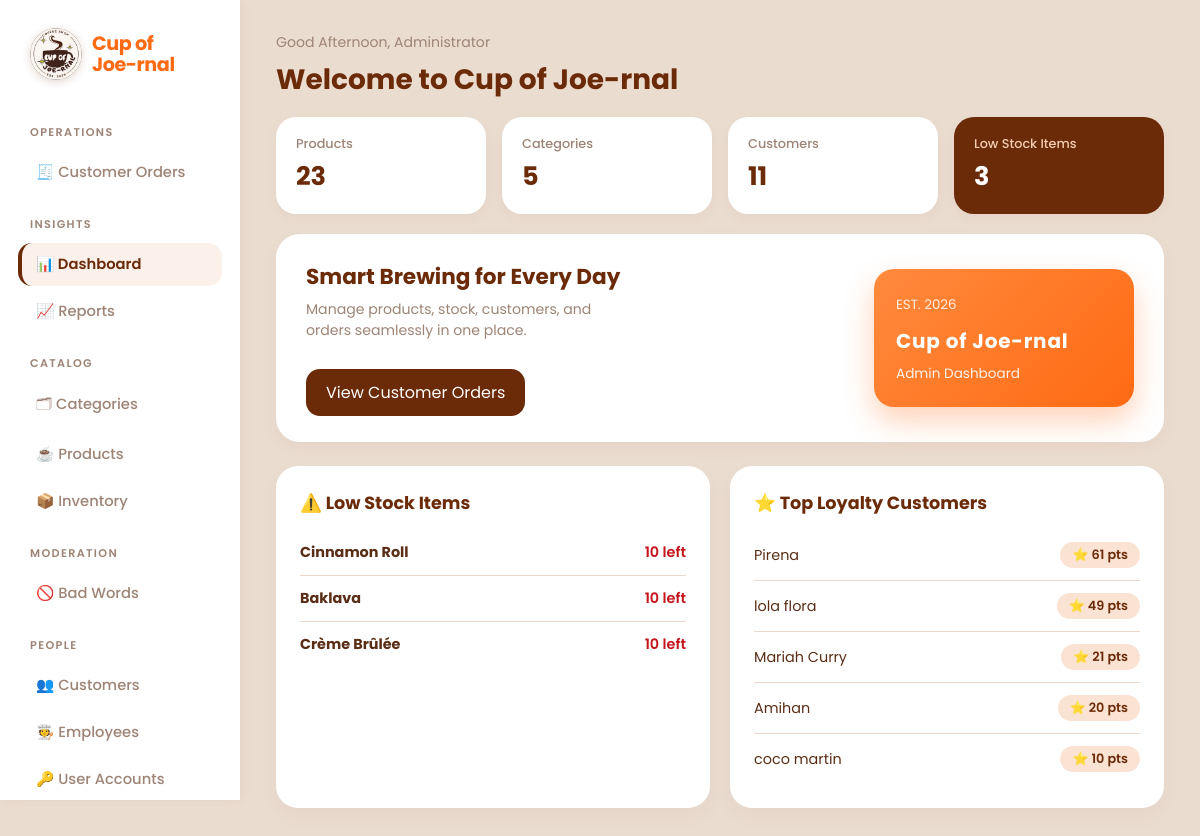
/admin/index.php (signed in), run on the app's committed database.
### tables this page shows
CREATE TABLE `products` (
  `product_id` int(11) NOT NULL,
  `product_name` varchar(100) NOT NULL,
  `price` decimal(10,2) NOT NULL,
  `stock_quantity` int(11) NOT NULL DEFAULT 0,
  `category_id` int(11) NOT NULL
);

CREATE TABLE `customers` (
  `customer_id` int(11) NOT NULL,
  `customer_name` varchar(100) NOT NULL,
  `loyalty_points` int(11) NOT NULL DEFAULT 0,
  `email` varchar(100) DEFAULT NULL,
  `phone` varchar(20) DEFAULT NULL,
  `photo` varchar(255) DEFAULT NULL
);

### admin/index.php (the view, shortened to what this page needs)
<?php
include('../includes/config.php');
include('../includes/adminHeader.php');
$e = fn($s) => htmlspecialchars((string)$s, ENT_QUOTES);
$count_products = mysqli_fetch_row(mysqli_query($conn, "SELECT COUNT(*) FROM products"))[0] ?? 0;
$count_cats     = mysqli_fetch_row(mysqli_query($conn, "SELECT COUNT(*) FROM categories"))[0] ?? 0;
$count_custs    = mysqli_fetch_row(mysqli_query($conn, "SELECT COUNT(*) FROM customers"))[0] ?? 0;
$count_lowstock = mysqli_fetch_row(mysqli_query($conn, "SELECT COUNT(*) FROM products WHERE stock_quantity <= 10"))[0] ?? 0;
$low_stock_query = mysqli_query($conn, "SELECT product_name, stock_quantity FROM products WHERE stock_quantity <= 10 ORDER BY stock_quantity ASC LIMIT 5");
$loyalty_query = mysqli_query($conn, "SELECT customer_name, loyalty_points FROM customers ORDER BY loyalty_points DESC LIMIT 5");
?>
<div class="sub" style="margin-bottom:6px;">Good Afternoon, <?= $e($_SESSION['username'] ?? 'Administrator') ?></div>
<h2>Welcome to Cup of Joe-rnal</h2>
<div class="stats">
    <div class="stat">
        <small>Products</small>
        <div class="num"><?= (int)$count_products ?></div>
    </div>
    <div class="stat">
        <small>Categories</small>
        <div class="num"><?= (int)$count_cats ?></div>
    </div>
    <div class="stat">
        <small>Customers</small>
        <div class="num"><?= (int)$count_custs ?></div>
    </div>
    <div class="stat dark">
        <small>Low Stock Items</small>
        <div class="num"><?= (int)$count_lowstock ?></div>
    </div>
</div>
<div class="hero">
    <div>
        <h3>Smart Brewing for Every Day</h3>
        <p>Manage products, stock, customers, and orders seamlessly in one place.</p>
        <a href="orders.php" class="btn" style="margin-top:12px;">View Customer Orders</a>    </div>
    <div class="cup">
        <small style="opacity:0.85;">EST. 2026</small>
        <b>Cup of Joe-rnal</b>
        <span style="font-size:0.85rem;opacity:0.9;">Admin Dashboard</span>
    </div>
</div>
<div class="grid2">
    <div class="panel">
        <b>⚠️ Low Stock Items</b>
        <?php if (mysqli_num_rows($low_stock_query) > 0): ?>
            <?php while ($item = mysqli_fetch_assoc($low_stock_query)): ?>
                <div class="row">
                    <span><b><?= $e($item['product_name']) ?></b></span>
                    <span class="bad"><?= (int)$item['stock_quantity'] ?> left</span>
                </div>
            <?php endwhile; ?>
        <?php else: ?>
            <p class="sub" style="padding:10px 0;">All products are well stocked!</p>
        <?php endif; ?>
    </div>
    <div class="panel">
        <b>⭐ Top Loyalty Customers</b>
        <?php if (mysqli_num_rows($loyalty_query) > 0): ?>
            <?php while ($cust = mysqli_fetch_assoc($loyalty_query)): ?>
                <div class="row">
                    <span><?= $e($cust['customer_name']) ?></span>
                    <span class="pill">⭐ <?= (int)$cust['loyalty_points'] ?> pts</span>
                </div>
            <?php endwhile; ?>
        <?php else: ?>
            <p class="sub" style="padding:10px 0;">No loyalty customers recorded yet.</p>
        <?php endif; ?>
    </div>
</div>
<?php include('../includes/footer.php'); ?>

### includes/style/style.css (style rules this page uses)
* { box-sizing: border-box; }
:root { --ink: #5a2e16; --brown: #6b2a08; --orange: #ff6a13; --muted: #9e8476; --bg: #ebdcd0; --card: #ffffff; --line: #ebd8cb; --peach: #fcd5bd; --bad: #c4161c; --ok: #2d6a3e; }
body { margin: 0; font-family: 'Poppins', system-ui, -apple-system, sans-serif; color: var(--ink); background: #4a2411; }
.stats { display: grid; grid-template-columns: repeat(auto-fit, minmax(140px, 1fr)); gap: 16px; margin-bottom: 20px; }
.stat { background: #ffffff; border-radius: 20px; padding: 18px 20px; box-shadow: 0 4px 14px rgba(107, 42, 8, 0.04); }
.stat small { display: block; color: var(--muted); font-size: 0.8rem; font-weight: 500; margin-bottom: 4px; }
.stat .num { font-size: 1.6rem; font-weight: 700; color: var(--brown); }
.stat.dark { background: var(--brown); }
.stat.dark small { color: #f5cdb3; }
.stat.dark .num { color: #ffffff; }
.hero { background: #ffffff; border-radius: 24px; padding: 26px 30px; margin-bottom: 24px; display: flex; justify-content: space-between; align-items: center; gap: 20px; flex-wrap: wrap; box-shadow: 0 6px 18px rgba(107, 42, 8, 0.04); }
.hero h3 { font-size: 1.35rem; margin-bottom: 6px; }
.hero p { color: var(--muted); font-size: 0.88rem; margin: 0 0 16px; max-width: 36ch; }
.cup { background: linear-gradient(135deg, #ff8a3d, var(--orange)); color: #fff; border-radius: 20px; padding: 22px; min-width: 260px; box-shadow: 0 14px 30px rgba(255, 106, 19, 0.3); }
.cup b { display: block; font-size: 1.25rem; letter-spacing: 0.04em; margin: 10px 0 4px; }
.grid2 { display: grid; grid-template-columns: 1fr 1fr; gap: 20px; }
.panel { background: var(--card); border-radius: 22px; padding: 22px; box-shadow: 0 4px 14px rgba(107, 42, 8, 0.04); }
.panel > b { display: block; color: var(--brown); font-size: 1.05rem; margin-bottom: 14px; }
.row { display: flex; justify-content: space-between; align-items: center; padding: 12px 0; border-bottom: 1px solid var(--line); font-size: 0.9rem; }
.row:last-child { border: 0; }
.bad { color: var(--bad); font-weight: 600; }
.pill { display: inline-block; background: #fbe3d3; color: var(--brown); border-radius: 999px; padding: 4px 12px; font-size: 0.8rem; font-weight: 600; }
button, .btn { display: inline-flex; align-items: center; justify-content: center; font: 600 0.88rem inherit; background: var(--brown); color: #fff; border: 0; border-radius: 12px; padding: 10px 18px; cursor: pointer; text-decoration: none; transition: background 0.2s ease; }
h1, h2, h3 { color: var(--brown); margin: 0 0 16px; }
h2 { font-size: 1.75rem; font-weight: 700; }
.sub { color: var(--muted); font-size: 0.88rem; margin: 0; }
.panel, .card { background: var(--card); border-radius: 22px; padding: 24px; margin-bottom: 24px; box-shadow: 0 8px 20px rgba(107, 42, 8, 0.04); }
.panel > b { display: block; color: var(--brown); font-size: 1.1rem; margin-bottom: 14px; }
button, .btn { display: inline-flex; align-items: center; justify-content: center; font: 600 0.9rem inherit; background: var(--brown); color: #fff; border: 0; border-radius: 14px; padding: 11px 20px; cursor: pointer; text-decoration: none; transition: all 0.2s ease; }

### data on the page
products: product_name "Cinnamon Roll", stock_quantity "10"
products: product_name "Baklava", stock_quantity "10"
products: product_name "Crème Brûlée", stock_quantity "10"
customers: customer_name "Pirena", loyalty_points "61"
customers: customer_name "lola flora", loyalty_points "49"
customers: customer_name "Mariah Curry", loyalty_points "21"
customers: customer_name "Amihan", loyalty_points "20"
customers: customer_name "coco martin", loyalty_points "10"

### other printed values
$group "OPERATIONS"
$l "🧾 Customer Orders"
$group "INSIGHTS"
$l "📊 Dashboard"
$l "📈 Reports"
$group "CATALOG"
$l "🗂 Categories"
$l "☕ Products"
$l "📦 Inventory"
$group "MODERATION"
$l "🚫 Bad Words"
$group "PEOPLE"
$l "👥 Customers"
$l "🧑‍🍳 Employees"
$l "🔑 User Accounts"
